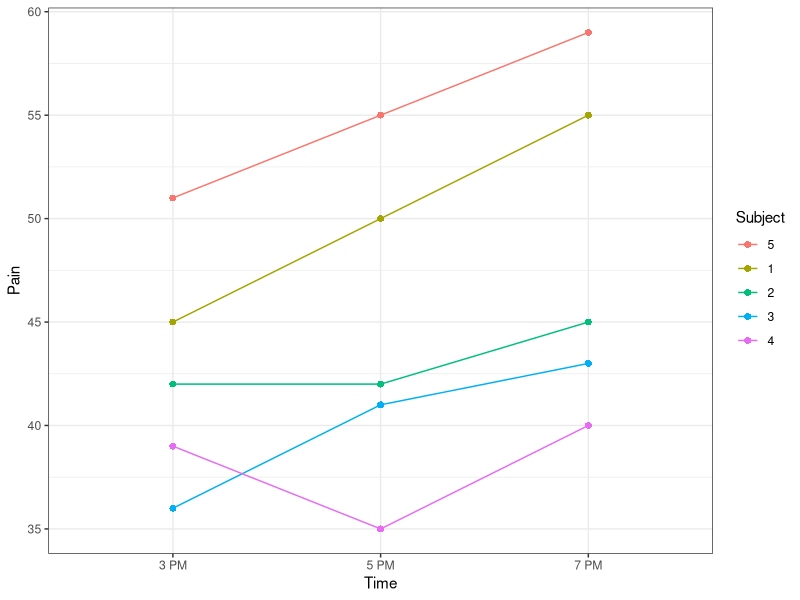
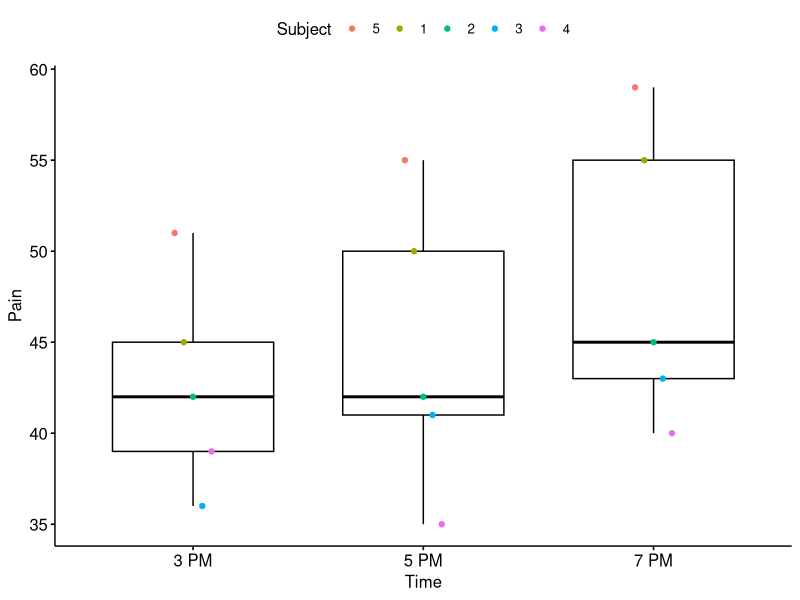
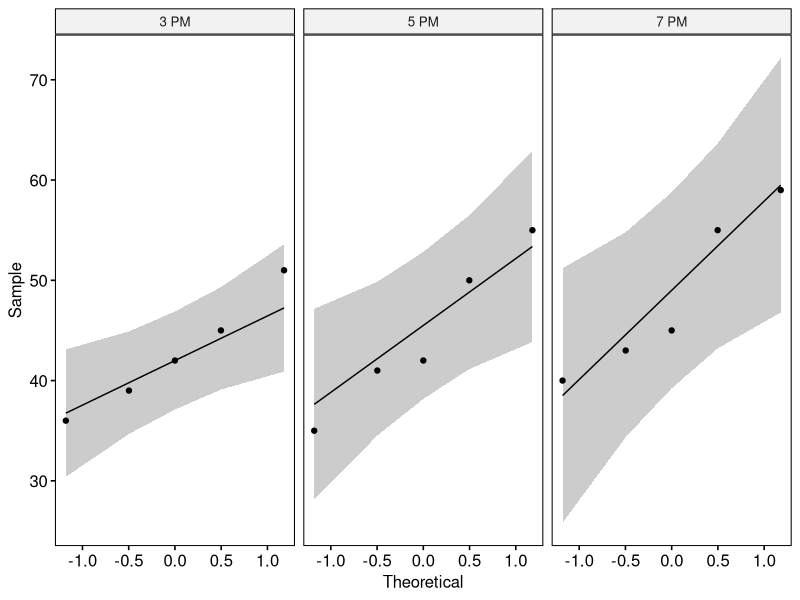
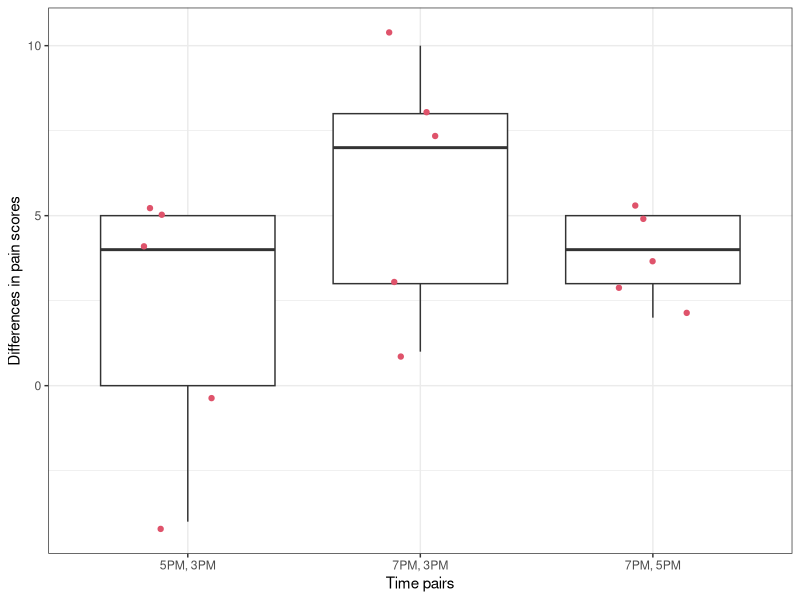
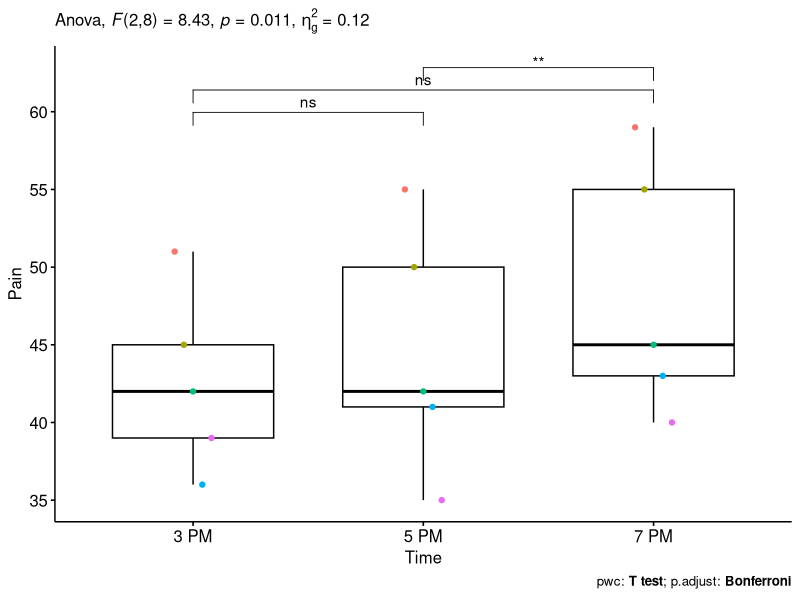
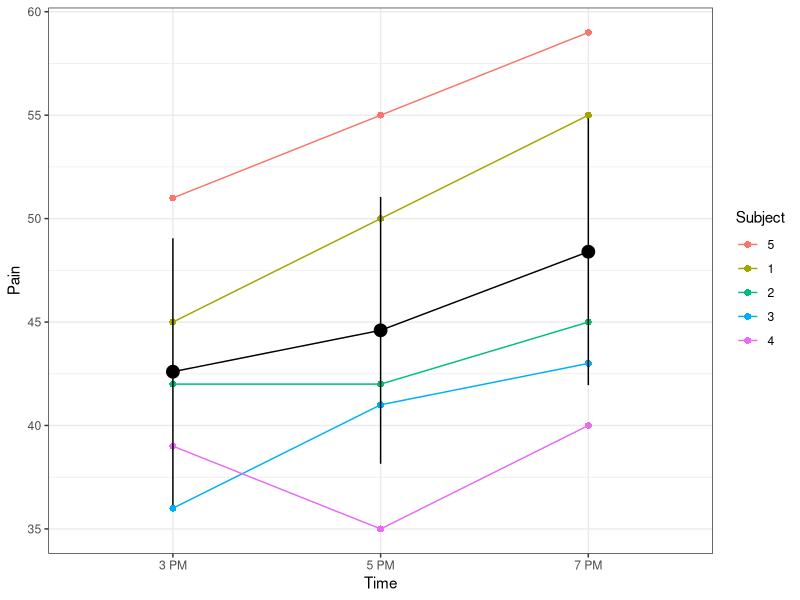
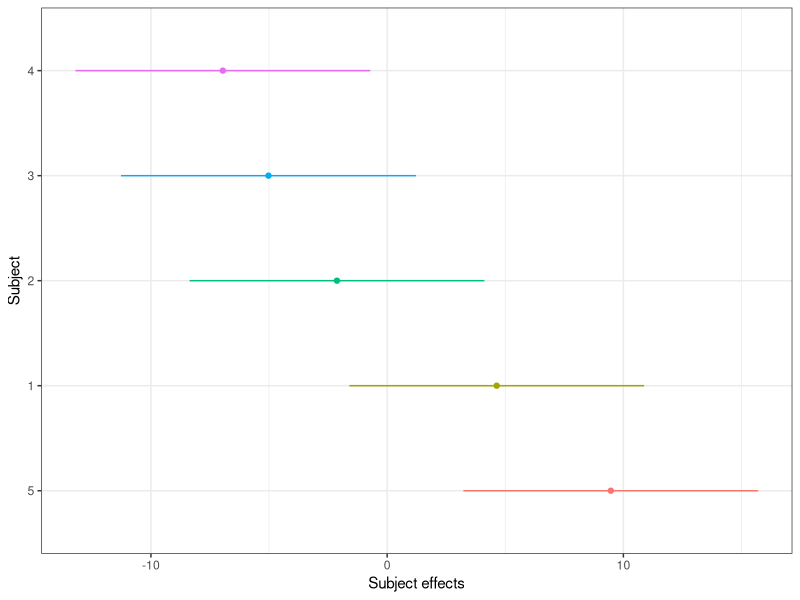
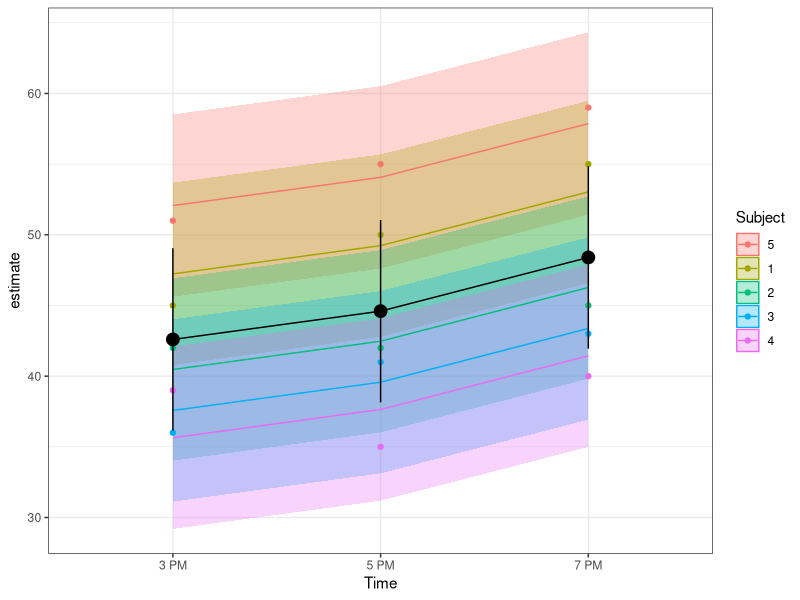

Write R code to recreate these figures, in order. (Note: this script raises an error after producing the figures.)
## ---- chunk 1
knitr::opts_chunk$set(echo = TRUE)
# knitr::opts_knit$set(root.dir = "../data")
knitr::opts_chunk$set(fig.dim=c(5,3.5), out.width="70%", fig.retina=2)
## ---- chunk 2
library(tidyverse)
library(rstatix)
library(ggpubr)
library(glmmTMB)
library(marginaleffects)
library(patchwork)
theme_set(theme_bw())
## ---- chunk 3
dt <- tibble(
    Subject = as_factor(rep(1:5,each=3)),
    Time = as_factor(rep(c("3 PM","5 PM","7 PM"),5)),
    Pain = c(45, 50, 55, 42, 42, 45, 36, 41, 43, 39, 35, 40, 51, 55, 59)) |> 
  # reorder subject by their pain scores
  mutate(Subject = fct_reorder(Subject,-Pain,mean)) |> 
  # make another version of time: hours = hours since start of experiment
  mutate(Hour = (as.numeric(Time) - 1) * 2)
dt
## ---- chunk 4
gline <- ggplot(dt) +
  aes(x = Time, y = Pain, colour = Subject, group=Subject) +
  # geom_boxplot(aes(col=NULL, group=NULL)) +
  geom_point(size=2,pch=16) +
  geom_line()

gline
## ---- chunk 5
gbox <- ggboxplot(dt, x = "Time", y = "Pain", alpha=.5) +
  geom_point(aes(colour = Subject, group=Subject), position = position_dodge(.2)) 

gbox
## ---- chunk 6
dt |> 
  group_by(Time) |> 
  get_summary_stats(Pain, type = "mean_sd")
## ---- chunk 7
dt |>  
  group_by(Time) |> 
  shapiro_test(Pain) 
## ---- chunk 8
# from the 'ggpubr' package
ggqqplot(dt, "Pain", facet.by = "Time")
## ---- chunk 9

# dv = dependent variable (response,i.e, "Pain")
# wid = variable identifying the subjects: "Subject"
# within = within-subjects variable (fixed factor), i.e, "Time"

anova_pain <- anova_test(data = dt, dv = Pain, wid = Subject, within = Time)
anova_pain
## ---- chunk 10
diff_dt <- dt |> 
  group_by(Subject) |> 
  summarise(`5PM, 3PM` = Pain[Time=="5 PM"] - Pain[Time=="3 PM"],
            `7PM, 3PM` = Pain[Time=="7 PM"] - Pain[Time=="3 PM"],
            `7PM, 5PM` = Pain[Time=="7 PM"] - Pain[Time=="5 PM"]) |> 
  pivot_longer(cols=2:4, names_to = "Time pairs", values_to = "Differences in pain scores")

diff_dt
## ---- chunk 11
diff_dt |> group_by(`Time pairs`) |> summarise(sd(`Differences in pain scores`))
## ---- chunk 12
diff_dt |> ggplot() + 
  aes(x=`Time pairs`,y=`Differences in pain scores`) + 
  geom_boxplot() +
  geom_jitter(col=2,width=.2)
## ---- chunk 13
anova_pain$`Mauchly's Test for Sphericity`
## ---- chunk 14
anova_pain$`Sphericity Corrections`
## ---- chunk 15
pwc <- dt %>%
  pairwise_t_test(
    Pain ~ Time, paired = TRUE,
    p.adjust.method = "bonferroni"
    )
pwc
## ---- chunk 16
pwc <- pwc %>% add_xy_position(x = "Time")
gbox + 
  stat_pvalue_manual(pwc) +
  labs(
    subtitle = get_test_label(anova_pain, detailed = TRUE),
    caption = get_pwc_label(pwc)
  ) +  theme(legend.position="none")
## ---- chunk 17
lmm1 <- glmmTMB(Pain ~ Time + (1 | Subject), data=dt)
summary(lmm1)
## ---- chunk 18
# refit the model with lme4 to avoid issues with 
# glmmTMB not playing with marginaleffefcts
lmer1 <- lme4::lmer(Pain ~ Time + (1 | Subject), data=dt)

predf <- predictions(lmer1, by="Time")
## ---- chunk 19
gline +
  geom_point(
    data = predf, 
    aes(x=Time, y=estimate), inherit.aes = F, size=4
    ) +
  geom_line(
    data =predf, 
    aes(x=as.numeric(Time), y=estimate), 
    inherit.aes = F
    ) +
  geom_errorbar(
    data =predf, 
    aes(x=Time, ymin=conf.low, ymax=conf.high), 
    width=0, 
    inherit.aes = F
    ) 
## ---- chunk 20
ranef(lmm1)
## ---- chunk 21
predr <- predictions(lmer1, by="Subject") |> 
  # subtract the mean to get marginal effects
  mutate(pred.mar = estimate - mean(estimate),
         conf.low.mar = conf.low - mean(estimate),
         conf.high.mar = conf.high - mean(estimate))
predr
## ---- chunk 22
predr |> 
  ggplot() + 
  aes(x=Subject,y=pred.mar,col=Subject) +
  geom_point() +
  geom_errorbar(aes(ymin=conf.low.mar,
                    ymax=conf.high.mar),
                width=0) +
  ylab("Subject effects") +
  theme(legend.position="none") + coord_flip()
## ---- chunk 23
predall <- predictions(lmer1)
predall

## ---- chunk 24
ggplot(predall) +
  aes(x = Time, 
      y = estimate, 
      col=Subject, 
      group=Subject
      ) +
  geom_ribbon(
    aes(ymin=conf.low, 
        ymax=conf.high, 
        col=NULL,
        fill = Subject), 
    width=0, alpha=.3
    ) +
  geom_line() + 
  geom_point(data=dt, 
             aes(y=Pain)
             ) +
  geom_point(data =predf, 
             aes(x=Time, y=estimate), 
             inherit.aes = F, size=4
             ) +
  geom_line(data =predf, 
            aes(x=as.numeric(Time), y=estimate), 
            inherit.aes = F
            ) +
  geom_errorbar(data =predf,
                aes(x=Time, ymin=conf.low, ymax=conf.high),
                width=0, inherit.aes = F)
 
## ---- chunk 25
# fit the model
mixreg1 <- glmmTMB(Pain ~ Hour + (Hour | Subject), data = dt)
summary(mixreg1)
## ---- chunk 26
ranef(mixreg1)
## ---- chunk 27
ranef(mixreg1)[[1]]$Subject |> cor()
## ---- chunk 28
lmer_mixreg1 <- lme4::lmer(Pain ~ Hour + (Hour | Subject),
                            data = dt)

plot_cap(lmer_mixreg1, 
         condition = c("Hour", "Subject")
         ) +
  geom_point(data=dt, 
             aes(x=Hour,y=Pain,col=Subject))
## ---- chunk 29
mixreg2 <- glmmTMB(
  Pain ~ Hour + (1 | Subject) + (0 + Hour | Subject), 
  data = dt)

summary(mixreg2)
## ---- chunk 30
lmer_mixreg2 <- lme4::lmer(
  Pain ~ Hour + (1 | Subject) + (0 + Hour | Subject), 
  data = dt)

lmer_predf_mixreg2 <- predictions(lmer_mixreg2, by="Hour")
lmer_predf_mixreg2 |> summary()

## ---- chunk 31
g1 <- plot_cap(
    lmer_mixreg2, 
    condition = c("Hour", "Subject")
    ) +
  # add raw data
  geom_point(
    data = dt, 
    aes(x=Hour,y=Pain,col=Subject)
    ) +
  # add overall mean
  geom_ribbon(
    data = lmer_predf_mixreg2,
    aes(x=Hour,ymin=conf.low,ymax=conf.high), 
    alpha=.2
    ) +
  geom_line(
    data = lmer_predf_mixreg2, 
    aes(x=Hour, y=estimate), 
    size=1)

g1
## ---- chunk 32
ranef(mixreg2)

ranef(lmer_mixreg2)
## ---- chunk 33
marginaleffects(lmer_mixreg2, by="Subject") |>  summary()
## ---- chunk 34

resid_by_hour <- 
  predictions(lmer_mixreg2) |> 
  mutate(Residuals = Pain - estimate) |> 
  ggplot() +
  geom_hline(yintercept=0) +
  aes(x=Hour,y=Residuals,col=Subject) +
  geom_point() 

resid_by_subject <- 
  predictions(lmer_mixreg2) |> 
  mutate(Residuals = Pain - estimate,
         Hour = as_factor(Hour)) |> 
  ggplot() +
  geom_hline(yintercept=0) +
  aes(x=Subject,y=Residuals,col=Hour) +
  geom_point()

resid_by_hour + resid_by_subject
## ---- chunk 35
lmm3 <- glmmTMB(Pain ~ Hour + (1 | Subject), data = dt)
summary(lmm3)
## ---- chunk 36
anova(lmm3, mixreg2)
## ---- chunk 37
# fit a fixed-effects linear model with interaction
flm <- lm(Pain ~ Hour * Subject, data = dt)
## ---- chunk 38
# Extract intercepts and slopes from fixed and mixed models
pars_fix_rand <- bind_rows(
  
  marginaleffects(
    flm,
    variable="Hour",
    by="Subject"
    ) |> 
    as.data.frame() |> 
    transmute(
      Subject, 
      Value = estimate, 
      Parameter = "Slope", 
      Model = "Fixed"
      ),
  
  marginaleffects(
    lmer_mixreg2,
    variable="Hour",
    by="Subject"
    ) |> 
    as.data.frame()  |> 
    transmute(
      Subject, 
      Value=estimate, 
      Parameter="Slope", 
      Model="Random"
      ),
  
  predictions(flm) |> 
    filter(Hour == 0) |> 
    transmute(
      Subject,
      Value=estimate,
      Parameter="Intercept",
      Model="Fixed"
      ),
  
  predictions(lmer_mixreg2) |> 
    filter(Hour == 0) |> 
    transmute(
      Subject,
      Value=estimate,
      Parameter="Intercept",
      Model="Random")
  )

# Plot them
ggplot(pars_fix_rand) +
  aes(
    x=Model,
    y=Value,
    col=Subject,
    group=Subject
    ) +
  geom_point() + 
  geom_line() +
  facet_wrap(.~Parameter, scales="free") +
  ggtitle("Shrinkage of Subject effects on intercept and slope parameters",
    subtitle = "Comparison of estimates between fixed-effects and mixed-effects models")
## ---- chunk 39
pars_fix_rand |> 
  pivot_wider(values_from = Value, names_from = Parameter) |> 
  ggplot() +
  aes(x=Intercept,y=Slope,col=Subject) +
  geom_point() +
  facet_wrap(~Model) +
  ggtitle("Intercept vs slope estimates for fixed model vs mixed model")
## ---- chunk 40
# get predictions from fixed and random models
preds_fix_rand <- bind_rows(
  predictions(mixreg2, vcov = vcov(mixreg2)) |> 
    as.data.frame() |> 
    select(Subject, Hour, Pain=estimate) |> 
    mutate(Model="Random") ,
  predictions(flm, vcov = vcov(flm)) |> 
    as.data.frame() |> 
    select(Subject, Hour, Pain=estimate) |> 
    mutate(Model="Fixed")
)

# plot data and predictions
dt |> 
  ggplot() +
  aes(x=Hour,y=Pain,col=Subject) +
  geom_point() +
  geom_line(aes(linetype=Model),
            data = preds_fix_rand) +
  ggtitle("Regression lines by subject for fixed model vs mixed model")
## ---- chunk 41
anova(lmm1,mixreg2)
## ---- chunk 42
lmm2 <- glmmTMB(Pain ~ Time + cs(0 + Time | Subject), 
                  dispformula=~0, data=dt)

summary(lmm2)
## ---- chunk 43
lmm3 <- glmmTMB(Pain ~ Time + us(0 + Time | Subject), 
                  dispformula=~0, data=dt)

summary(lmm3)
## ---- chunk 44
anova(lmm1,lmm2,lmm3)
## ---- chunk 45
anova(mixreg2,lmm3)
## ---- chunk 46
summary(lmm3)
## ---- chunk 47
ranef(lmm3)
## ---- chunk 48
dt |> filter(Subject==5 & Time == "3 PM") |> pull(Pain)
## ---- chunk 49
ranef(lmm3)$cond$Subject |> cor() |> round(2)
## ---- chunk 50
library(ggeffects)

gge_lmm3 <- ggpredict(
  lmm3,
  terms = "Time",
  type = "fixed",
  interval = "confidence"
  ) 

gge_lmm3
## ---- chunk 51
plot(gge_lmm3, add.data = T, jitter = T)
## ---- chunk 52
gge_lmm3_df <- gge_lmm3 |> as.data.frame()
## ---- chunk 53
ggplot() +
  
  # add predicted values as points and error bars
  geom_pointrange(
    data = gge_lmm3_df,
    mapping = aes(
      x = x,
      y = predicted,
      ymin = conf.low,
      ymax = conf.high)
  ) +
  
  # add original data points coloured by Subjects
  geom_point(
    data = dt,
    mapping = aes(
      x = Time, 
      y = Pain, 
      colour = Subject),
    position = position_dodge(width = .3)
    ) +
  
  # add axis labels
  xlab("Time") +
  ylab("Pain")
